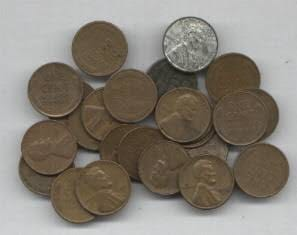
#> input picture OPENCV_PYİMAGE/images/coin1.jpg, 297 x 235 px
$ python step4_rotary_pills.py --image ../images/coin1.jpg
#> lines starting #> are read from the running program, lines starting #| are printed output that depends on the picture; after the words box and inside, x2 and y2 are one past the last pixel; in counts of white or black regions, pixels touching at a corner belong together
# kütüphaneler
import numpy as np
import argparse
import imutils
import cv2
# komut argümanları
ap = argparse.ArgumentParser()
ap.add_argument("-i", "--image", required=True,
	help="path to the image file")
args = vars(ap.parse_args())

image = cv2.imread(args["image"])
#> image is the input picture: shape (235, 297, 3); mean B, G, R 118.8, 128.5, 135.2
gray = cv2.cvtColor(image, cv2.COLOR_BGR2GRAY)# resmi gri tonlara çevirme
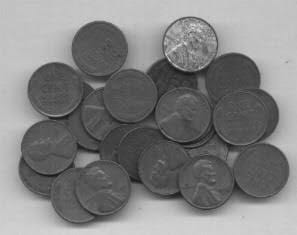
#> gray: shape (235, 297); min 18, max 218, mean 129.3
gray = cv2.GaussianBlur(gray, (3, 3), 0) # bulanıklaştırma
edged = cv2.Canny(gray, 20, 100)
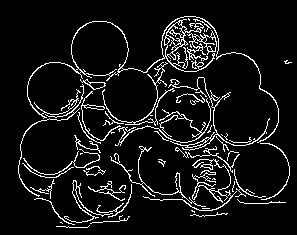
#> edged: shape (235, 297); 8.2% white in thin lines or dots, all inside (x1, y1, x2, y2) = (18, 16, 292, 228)
cnts = cv2.findContours(edged.copy(), cv2.RETR_EXTERNAL,# resmin konturlarınnı bulma
	cv2.CHAIN_APPROX_SIMPLE)
#> cnts = 51 contours, 33 with area under 20; largest, box (x1, y1, x2, y2) and area: (27, 16, 279, 143) 3258, (187, 30, 217, 61) 250, (168, 77, 270, 151) 152, (80, 79, 106, 90) 102, (192, 159, 231, 203) 98
cnts = imutils.grab_contours(cnts)

# en büyük konturu bulma ve bir mask uygulama
if len(cnts) > 0:
	c = max(cnts, key=cv2.contourArea)
#> c = contour of 895 points, box (x1, y1, x2, y2) (27, 16, 279, 143), area 3258
	mask = np.zeros(gray.shape, dtype="uint8")
	cv2.drawContours(mask, [c], -1, 255, -1) # kontur çizme
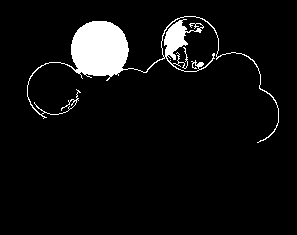
#> mask: shape (235, 297); 5.8% white; 1 white region, box (x1, y1, x2, y2) and area: (27, 16, 279, 143) 4065

    # en büyük konturun sınırlarını belirleme
	(x, y, w, h) = cv2.boundingRect(c)
#> x = 27; y = 16; w = 252; h = 127
	imageROI = image[y:y + h, x:x + w]
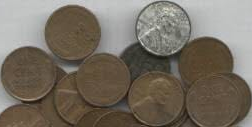
#> imageROI: shape (127, 252, 3); mean B, G, R 98.6, 110.5, 118.8
	maskROI = mask[y:y + h, x:x + w]
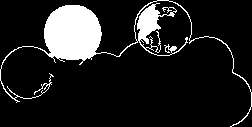
#> maskROI: shape (127, 252); 12.7% white; 1 white region, box (x1, y1, x2, y2) and area: (0, 0, 252, 127) 4065
	imageROI = cv2.bitwise_and(imageROI, imageROI,
		mask=maskROI)
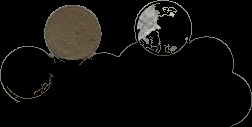
#> imageROI: shape (127, 252, 3); mean B, G, R 11.2, 13.1, 14.3

# imutils ile dönrüme işlemlerini uygulama
for angle in np.arange(0, 360, 15):
    rotated = imutils.rotate(imageROI, angle)
    cv2.imshow("Rotated (Problematic)", rotated)
    cv2.waitKey(0)

for angle in np.arange(0, 360, 15):
    rotated = imutils.rotate_bound(imageROI, angle)
    cv2.imshow("Rotated (Correct)", rotated)
    cv2.waitKey(0)
#> this loop made 24 passes
#> pass 3, `rotated = imutils.rotate_bound(imageROI, angle)`:
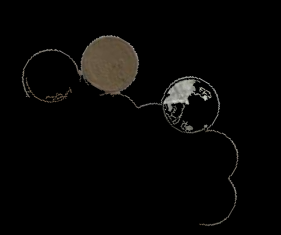
#> rotated: shape (235, 281, 3); mean B, G, R 5.4, 6.3, 6.9
